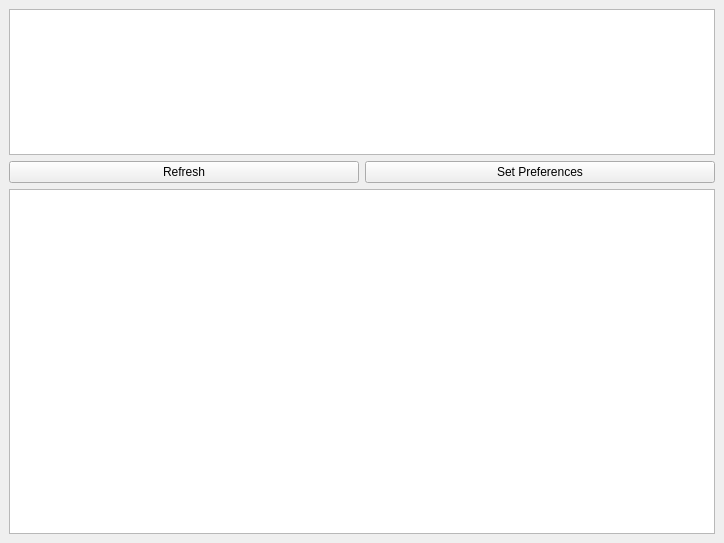
<?xml version="1.0" encoding="UTF-8"?>
<ui version="4.0">
 <class>MainWindow</class>
 <widget class="QMainWindow" name="MainWindow">
  <property name="geometry">
   <rect>
    <x>0</x>
    <y>0</y>
    <width>724</width>
    <height>543</height>
   </rect>
  </property>
  <property name="windowTitle">
   <string>TATA Z-Tester Database</string>
  </property>
  <widget class="QWidget" name="centralwidget">
   <layout class="QGridLayout" name="gridLayout">
    <item row="1" column="0">
     <widget class="QPushButton" name="btn_Stats">
      <property name="text">
       <string>Refresh</string>
      </property>
     </widget>
    </item>
    <item row="1" column="1">
     <widget class="QPushButton" name="btn_SetPr">
      <property name="text">
       <string>Set Preferences</string>
      </property>
     </widget>
    </item>
    <item row="2" column="0" colspan="2">
     <widget class="QTableWidget" name="main_table"/>
    </item>
    <item row="0" column="0" colspan="2">
     <widget class="QPlainTextEdit" name="plainTextEdit">
      <property name="maximumSize">
       <size>
        <width>16777215</width>
        <height>146</height>
       </size>
      </property>
     </widget>
    </item>
   </layout>
  </widget>
 </widget>
 <resources/>
 <connections/>
</ui>
